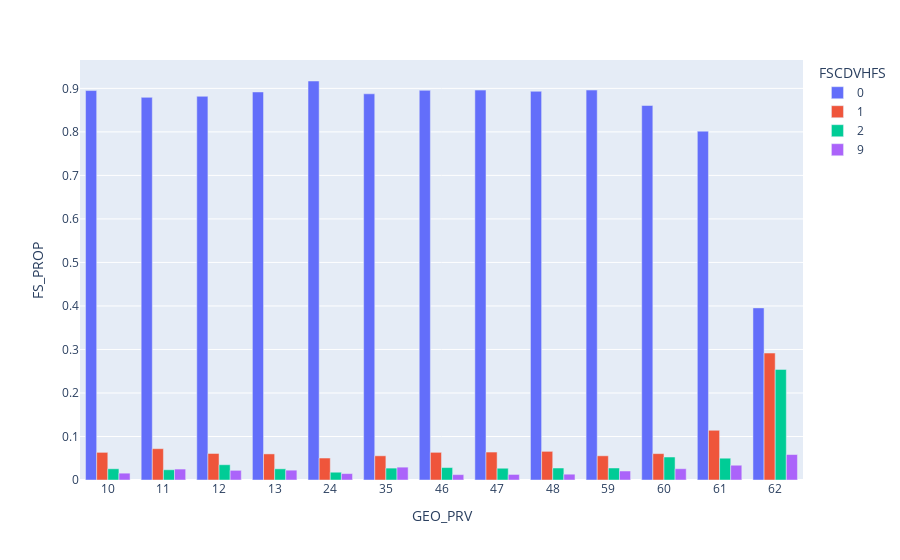

Notebook code for this chart:
### Code cell
fig=px.bar(data_fs_prov, x='GEO_PRV', y='FS_PROP', color='FSCDVHFS', barmode='group')
fig.show()

### Figure 1 — Plotly figure (JSON) as saved in the notebook; plotly's stock layout.template omitted (floating-point values rounded to 4 significant figures)
{"data": [{"alignmentgroup": "True", "hovertemplate": "FSCDVHFS=0<br>GEO_PRV=%{x}<br>FS_PROP=%{y}<extra></extra>", "legendgroup": "0", "marker": {"color": "#636efa", "pattern": {"shape": ""}}, "name": "0", "offsetgroup": "0", "orientation": "v", "showlegend": true, "textposition": "auto", "type": "bar", "x": ["10", "11", "12", "13", "24", "35", "46", "47", "48", "59", "60", "61", "62"], "xaxis": "x", "y": [0.895, 0.8793, 0.8818, 0.8917, 0.9169, 0.8875, 0.8955, 0.896, 0.8933, 0.8961, 0.8606, 0.8017, 0.3955], "yaxis": "y"}, {"alignmentgroup": "True", "hovertemplate": "FSCDVHFS=1<br>GEO_PRV=%{x}<br>FS_PROP=%{y}<extra></extra>", "legendgroup": "1", "marker": {"color": "#EF553B", "pattern": {"shape": ""}}, "name": "1", "offsetgroup": "1", "orientation": "v", "showlegend": true, "textposition": "auto", "type": "bar", "x": ["10", "11", "12", "13", "24", "35", "46", "47", "48", "59", "60", "61", "62"], "xaxis": "x", "y": [0.06353, 0.07198, 0.06094, 0.05997, 0.05048, 0.05562, 0.06356, 0.06424, 0.06584, 0.05562, 0.06062, 0.1143, 0.2917], "yaxis": "y"}, {"alignmentgroup": "True", "hovertemplate": "FSCDVHFS=2<br>GEO_PRV=%{x}<br>FS_PROP=%{y}<extra></extra>", "legendgroup": "2", "marker": {"color": "#00cc96", "pattern": {"shape": ""}}, "name": "2", "offsetgroup": "2", "orientation": "v", "showlegend": true, "textposition": "auto", "type": "bar", "x": ["10", "11", "12", "13", "24", "35", "46", "47", "48", "59", "60", "61", "62"], "xaxis": "x", "y": [0.02578, 0.02353, 0.03508, 0.02569, 0.01785, 0.02734, 0.02855, 0.02702, 0.02753, 0.02761, 0.05281, 0.05007, 0.2542], "yaxis": "y"}, {"alignmentgroup": "True", "hovertemplate": "FSCDVHFS=9<br>GEO_PRV=%{x}<br>FS_PROP=%{y}<extra></extra>", "legendgroup": "9", "marker": {"color": "#ab63fa", "pattern": {"shape": ""}}, "name": "9", "offsetgroup": "9", "orientation": "v", "showlegend": true, "textposition": "auto", "type": "bar", "x": ["10", "11", "12", "13", "24", "35", "46", "47", "48", "59", "60", "61", "62"], "xaxis": "x", "y": [0.01571, 0.02514, 0.02221, 0.0226, 0.01474, 0.02953, 0.01238, 0.01277, 0.01335, 0.02066, 0.02594, 0.03395, 0.05853], "yaxis": "y"}], "layout": {"barmode": "group", "legend": {"title": {"text": "FSCDVHFS"}, "tracegroupgap": 0}, "margin": {"t": 60}, "xaxis": {"anchor": "y", "domain": [0, 1], "title": {"text": "GEO_PRV"}}, "yaxis": {"anchor": "x", "domain": [0, 1], "title": {"text": "FS_PROP"}}}}
